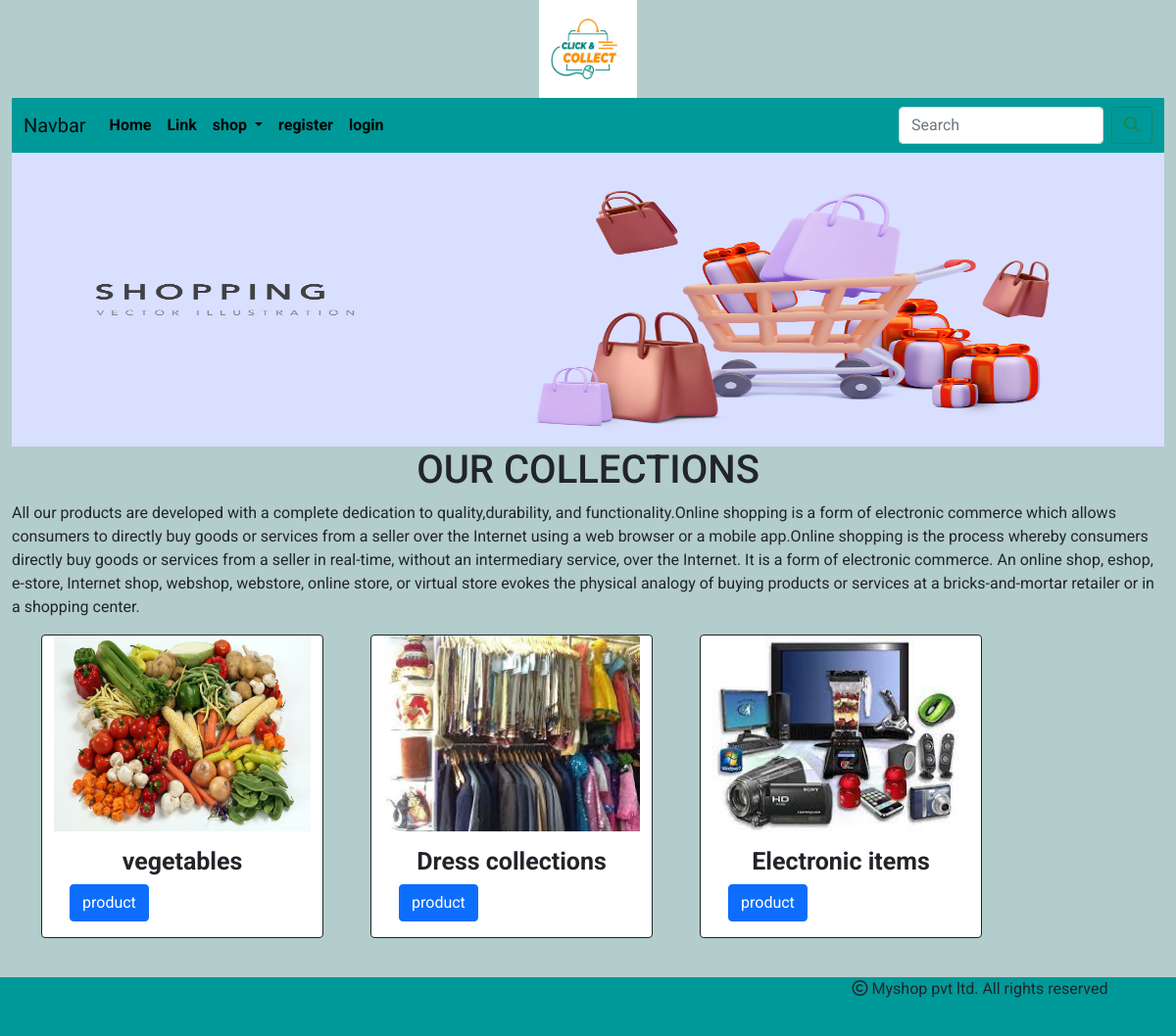
The page / on the database its author committed.
### shop/models.py (models this page shows, shortened)
class category(models.Model):
    name = models.CharField(max_length=200,unique=True)
    slug = models.SlugField(max_length=200, unique=True)
    description = models.TextField(blank=True)
    image = models.ImageField(upload_to='shop/category',null=True,blank=True)

### shop/views.py (the view)
# urls.py: path('',views.allprodCat,name="allprodcat"),
def allprodCat(request):
    c = category.objects.all()
    return render(request,'category.html',{'c':c})

### cart/context_processors.py (called while the page is built, shortened)
def counter(request):
    item_count=0
    return {'item_count':item_count}

### shop/context_processors.py (called while the page is built)
def menu_links(request):
    links = category.objects.all()
    return{'links':links}

### templates/category.html
{% extends 'base.html' %}
{% load static %}
{% block content %}
<div>
    <img src="{% static 'img/banner.jpg' %}" height="300px" width="100%">
</div>
<div>
  <h1 class="text-center">OUR COLLECTIONS</h1>
<p>All our products are developed with a complete dedication to quality,durability, and functionality.Online shopping is a form of electronic commerce which allows consumers to directly buy goods or services from a seller over the Internet using a web browser or a mobile app.Online shopping is the process whereby consumers directly buy goods or services from a seller in real-time, without an intermediary service, over the Internet. It is a form of electronic commerce. An online shop, eshop, e-store, Internet shop, webshop, webstore, online store, or virtual store evokes the physical analogy of buying products or services at a bricks-and-mortar retailer or in a shopping center.</p>
</div>
  <div class="container" style="margin-bottom:100px;">
  <div class="row mx-auto">
    {% for i in c %}
<div class="card  border  border-dark me-5" style="width: 18rem;">
  <img src="{{i.image.url}}" style="height:200px;width:100%"class="card-img-top" alt="...">
  <div class="card-body" >
    <h5 class="card-title">{{i.name}}</h5>
    <a href="{% url 'shop:views' i.slug %}" class="btn btn-primary">product</a>
  </div>
</div>
{% endfor %}
  </div>
  </div>
{% endblock %}

### static/css/customs.css (style rules this page uses)
body { font-family: 'Roboto', sans-serif; background-color:rgb(179, 204, 204); }
h5 { font-weight:bold; font-size:25px; text-align:center; }

### rows shown on the page
category: image (picture), name "vegetables"
category: image (picture), name "Dress collections"
category: image (picture), name "Electronic items"
